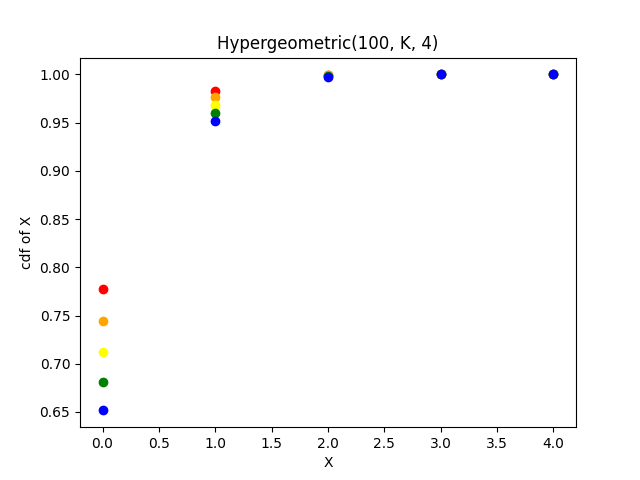

Python code for this plot:
import numpy as np
import matplotlib.pyplot as plt
from scipy.stats import hypergeom

# Parameters for the hypergeometric distribution
N = 100
K = [6, 7, 8, 9, 10]
colors = ['red', 'orange', 'yellow', 'green', 'blue']
n = 4

k = np.arange(n + 1)
for i in range(len(K)):
    F_k = hypergeom.cdf(k, N, K[i], n)
    plt.plot(k, F_k, color=colors[i], marker='o', linestyle='')

plt.xlabel("X")
plt.ylabel("cdf of X")
plt.title("Hypergeometric(100, K, 4)")
plt.show()
